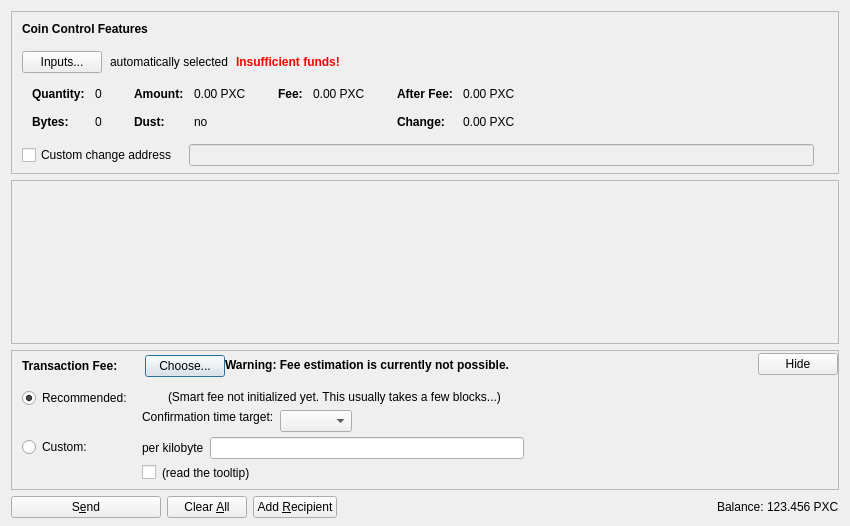
<?xml version="1.0" encoding="UTF-8"?>
<ui version="4.0">
 <class>SendCoinsDialog</class>
 <widget class="QDialog" name="SendCoinsDialog">
  <property name="geometry">
   <rect>
    <x>0</x>
    <y>0</y>
    <width>850</width>
    <height>526</height>
   </rect>
  </property>
  <property name="windowTitle">
   <string>Send Coins</string>
  </property>
  <layout class="QVBoxLayout" name="verticalLayout" stretch="0,1,0,0">
   <property name="bottomMargin">
    <number>8</number>
   </property>
   <item>
    <widget class="QFrame" name="frameCoinControl">
     <property name="sizePolicy">
      <sizepolicy hsizetype="Expanding" vsizetype="Expanding">
       <horstretch>0</horstretch>
       <verstretch>0</verstretch>
      </sizepolicy>
     </property>
     <property name="maximumSize">
      <size>
       <width>16777215</width>
       <height>16777215</height>
      </size>
     </property>
     <property name="frameShape">
      <enum>QFrame::StyledPanel</enum>
     </property>
     <property name="frameShadow">
      <enum>QFrame::Sunken</enum>
     </property>
     <layout class="QVBoxLayout" name="verticalLayoutCoinControl2">
      <property name="spacing">
       <number>0</number>
      </property>
      <property name="leftMargin">
       <number>0</number>
      </property>
      <property name="topMargin">
       <number>0</number>
      </property>
      <property name="rightMargin">
       <number>0</number>
      </property>
      <property name="bottomMargin">
       <number>6</number>
      </property>
      <item>
       <layout class="QVBoxLayout" name="verticalLayoutCoinControl" stretch="0,0,0,0,1">
        <property name="spacing">
         <number>0</number>
        </property>
        <property name="leftMargin">
         <number>10</number>
        </property>
        <property name="topMargin">
         <number>10</number>
        </property>
        <item>
         <layout class="QHBoxLayout" name="horizontalLayoutCoinControl1">
          <property name="bottomMargin">
           <number>15</number>
          </property>
          <item>
           <widget class="QLabel" name="labelCoinControlFeatures">
            <property name="sizePolicy">
             <sizepolicy hsizetype="Preferred" vsizetype="Maximum">
              <horstretch>0</horstretch>
              <verstretch>0</verstretch>
             </sizepolicy>
            </property>
            <property name="font">
             <font>
              <weight>75</weight>
              <bold>true</bold>
             </font>
            </property>
            <property name="styleSheet">
             <string notr="true">font-weight:bold;</string>
            </property>
            <property name="text">
             <string>Coin Control Features</string>
            </property>
           </widget>
          </item>
         </layout>
        </item>
        <item>
         <layout class="QHBoxLayout" name="horizontalLayoutCoinControl2" stretch="0,0,0,0">
          <property name="spacing">
           <number>8</number>
          </property>
          <property name="bottomMargin">
           <number>10</number>
          </property>
          <item>
           <widget class="QPushButton" name="pushButtonCoinControl">
            <property name="styleSheet">
             <string notr="true"/>
            </property>
            <property name="text">
             <string>Inputs...</string>
            </property>
            <property name="autoDefault">
             <bool>false</bool>
            </property>
           </widget>
          </item>
          <item>
           <widget class="QLabel" name="labelCoinControlAutomaticallySelected">
            <property name="text">
             <string>automatically selected</string>
            </property>
            <property name="margin">
             <number>5</number>
            </property>
           </widget>
          </item>
          <item>
           <widget class="QLabel" name="labelCoinControlInsuffFunds">
            <property name="font">
             <font>
              <weight>75</weight>
              <bold>true</bold>
             </font>
            </property>
            <property name="styleSheet">
             <string notr="true">color:red;font-weight:bold;</string>
            </property>
            <property name="text">
             <string>Insufficient funds!</string>
            </property>
            <property name="margin">
             <number>5</number>
            </property>
           </widget>
          </item>
          <item>
           <spacer name="horizontalSpacerCoinControl">
            <property name="orientation">
             <enum>Qt::Horizontal</enum>
            </property>
            <property name="sizeHint" stdset="0">
             <size>
              <width>40</width>
              <height>1</height>
             </size>
            </property>
           </spacer>
          </item>
         </layout>
        </item>
        <item>
         <widget class="QWidget" name="widgetCoinControl" native="true">
          <property name="sizePolicy">
           <sizepolicy hsizetype="Preferred" vsizetype="Preferred">
            <horstretch>0</horstretch>
            <verstretch>0</verstretch>
           </sizepolicy>
          </property>
          <property name="minimumSize">
           <size>
            <width>0</width>
            <height>0</height>
           </size>
          </property>
          <property name="styleSheet">
           <string notr="true"/>
          </property>
          <layout class="QHBoxLayout" name="horizontalLayoutCoinControl5">
           <property name="leftMargin">
            <number>0</number>
           </property>
           <property name="topMargin">
            <number>0</number>
           </property>
           <property name="rightMargin">
            <number>0</number>
           </property>
           <property name="bottomMargin">
            <number>0</number>
           </property>
           <item>
            <layout class="QHBoxLayout" name="horizontalLayoutCoinControl3" stretch="0,0,0,1">
             <property name="spacing">
              <number>20</number>
             </property>
             <property name="topMargin">
              <number>0</number>
             </property>
             <property name="bottomMargin">
              <number>10</number>
             </property>
             <item>
              <layout class="QFormLayout" name="formLayoutCoinControl1">
               <property name="horizontalSpacing">
                <number>10</number>
               </property>
               <property name="verticalSpacing">
                <number>14</number>
               </property>
               <property name="leftMargin">
                <number>10</number>
               </property>
               <property name="topMargin">
                <number>4</number>
               </property>
               <property name="rightMargin">
                <number>6</number>
               </property>
               <item row="0" column="0">
                <widget class="QLabel" name="labelCoinControlQuantityText">
                 <property name="font">
                  <font>
                   <weight>75</weight>
                   <bold>true</bold>
                  </font>
                 </property>
                 <property name="text">
                  <string>Quantity:</string>
                 </property>
                 <property name="margin">
                  <number>0</number>
                 </property>
                </widget>
               </item>
               <item row="0" column="1">
                <widget class="QLabel" name="labelCoinControlQuantity">
                 <property name="cursor">
                  <cursorShape>IBeamCursor</cursorShape>
                 </property>
                 <property name="contextMenuPolicy">
                  <enum>Qt::ActionsContextMenu</enum>
                 </property>
                 <property name="text">
                  <string notr="true">0</string>
                 </property>
                 <property name="margin">
                  <number>0</number>
                 </property>
                 <property name="textInteractionFlags">
                  <set>Qt::LinksAccessibleByMouse|Qt::TextSelectableByKeyboard|Qt::TextSelectableByMouse</set>
                 </property>
                </widget>
               </item>
               <item row="1" column="0">
                <widget class="QLabel" name="labelCoinControlBytesText">
                 <property name="font">
                  <font>
                   <weight>75</weight>
                   <bold>true</bold>
                  </font>
                 </property>
                 <property name="text">
                  <string>Bytes:</string>
                 </property>
                </widget>
               </item>
               <item row="1" column="1">
                <widget class="QLabel" name="labelCoinControlBytes">
                 <property name="cursor">
                  <cursorShape>IBeamCursor</cursorShape>
                 </property>
                 <property name="contextMenuPolicy">
                  <enum>Qt::ActionsContextMenu</enum>
                 </property>
                 <property name="text">
                  <string notr="true">0</string>
                 </property>
                 <property name="textInteractionFlags">
                  <set>Qt::LinksAccessibleByMouse|Qt::TextSelectableByKeyboard|Qt::TextSelectableByMouse</set>
                 </property>
                </widget>
               </item>
              </layout>
             </item>
             <item>
              <layout class="QFormLayout" name="formLayoutCoinControl2">
               <property name="horizontalSpacing">
                <number>10</number>
               </property>
               <property name="verticalSpacing">
                <number>14</number>
               </property>
               <property name="leftMargin">
                <number>6</number>
               </property>
               <property name="topMargin">
                <number>4</number>
               </property>
               <property name="rightMargin">
                <number>6</number>
               </property>
               <item row="0" column="0">
                <widget class="QLabel" name="labelCoinControlAmountText">
                 <property name="font">
                  <font>
                   <weight>75</weight>
                   <bold>true</bold>
                  </font>
                 </property>
                 <property name="text">
                  <string>Amount:</string>
                 </property>
                 <property name="margin">
                  <number>0</number>
                 </property>
                </widget>
               </item>
               <item row="0" column="1">
                <widget class="QLabel" name="labelCoinControlAmount">
                 <property name="cursor">
                  <cursorShape>IBeamCursor</cursorShape>
                 </property>
                 <property name="contextMenuPolicy">
                  <enum>Qt::ActionsContextMenu</enum>
                 </property>
                 <property name="text">
                  <string notr="true">0.00 PXC</string>
                 </property>
                 <property name="textInteractionFlags">
                  <set>Qt::LinksAccessibleByMouse|Qt::TextSelectableByKeyboard|Qt::TextSelectableByMouse</set>
                 </property>
                </widget>
               </item>
               <item row="1" column="0">
                <widget class="QLabel" name="labelCoinControlLowOutputText">
                 <property name="font">
                  <font>
                   <weight>75</weight>
                   <bold>true</bold>
                  </font>
                 </property>
                 <property name="text">
                  <string>Dust:</string>
                 </property>
                </widget>
               </item>
               <item row="1" column="1">
                <widget class="QLabel" name="labelCoinControlLowOutput">
                 <property name="cursor">
                  <cursorShape>IBeamCursor</cursorShape>
                 </property>
                 <property name="contextMenuPolicy">
                  <enum>Qt::ActionsContextMenu</enum>
                 </property>
                 <property name="text">
                  <string notr="true">no</string>
                 </property>
                 <property name="textInteractionFlags">
                  <set>Qt::LinksAccessibleByMouse|Qt::TextSelectableByKeyboard|Qt::TextSelectableByMouse</set>
                 </property>
                </widget>
               </item>
              </layout>
             </item>
             <item>
              <layout class="QFormLayout" name="formLayoutCoinControl3">
               <property name="horizontalSpacing">
                <number>10</number>
               </property>
               <property name="verticalSpacing">
                <number>14</number>
               </property>
               <property name="leftMargin">
                <number>6</number>
               </property>
               <property name="topMargin">
                <number>4</number>
               </property>
               <property name="rightMargin">
                <number>6</number>
               </property>
               <item row="0" column="0">
                <widget class="QLabel" name="labelCoinControlFeeText">
                 <property name="font">
                  <font>
                   <weight>75</weight>
                   <bold>true</bold>
                  </font>
                 </property>
                 <property name="text">
                  <string>Fee:</string>
                 </property>
                 <property name="margin">
                  <number>0</number>
                 </property>
                </widget>
               </item>
               <item row="0" column="1">
                <widget class="QLabel" name="labelCoinControlFee">
                 <property name="cursor">
                  <cursorShape>IBeamCursor</cursorShape>
                 </property>
                 <property name="contextMenuPolicy">
                  <enum>Qt::ActionsContextMenu</enum>
                 </property>
                 <property name="text">
                  <string notr="true">0.00 PXC</string>
                 </property>
                 <property name="textInteractionFlags">
                  <set>Qt::LinksAccessibleByMouse|Qt::TextSelectableByKeyboard|Qt::TextSelectableByMouse</set>
                 </property>
                </widget>
               </item>
              </layout>
             </item>
             <item>
              <layout class="QFormLayout" name="formLayoutCoinControl4">
               <property name="horizontalSpacing">
                <number>10</number>
               </property>
               <property name="verticalSpacing">
                <number>14</number>
               </property>
               <property name="leftMargin">
                <number>6</number>
               </property>
               <property name="topMargin">
                <number>4</number>
               </property>
               <property name="rightMargin">
                <number>6</number>
               </property>
               <item row="0" column="0">
                <widget class="QLabel" name="labelCoinControlAfterFeeText">
                 <property name="font">
                  <font>
                   <weight>75</weight>
                   <bold>true</bold>
                  </font>
                 </property>
                 <property name="text">
                  <string>After Fee:</string>
                 </property>
                 <property name="margin">
                  <number>0</number>
                 </property>
                </widget>
               </item>
               <item row="0" column="1">
                <widget class="QLabel" name="labelCoinControlAfterFee">
                 <property name="cursor">
                  <cursorShape>IBeamCursor</cursorShape>
                 </property>
                 <property name="contextMenuPolicy">
                  <enum>Qt::ActionsContextMenu</enum>
                 </property>
                 <property name="text">
                  <string notr="true">0.00 PXC</string>
                 </property>
                 <property name="textInteractionFlags">
                  <set>Qt::LinksAccessibleByMouse|Qt::TextSelectableByKeyboard|Qt::TextSelectableByMouse</set>
                 </property>
                </widget>
               </item>
               <item row="1" column="0">
                <widget class="QLabel" name="labelCoinControlChangeText">
                 <property name="font">
                  <font>
                   <weight>75</weight>
                   <bold>true</bold>
                  </font>
                 </property>
                 <property name="text">
                  <string>Change:</string>
                 </property>
                </widget>
               </item>
               <item row="1" column="1">
                <widget class="QLabel" name="labelCoinControlChange">
                 <property name="cursor">
                  <cursorShape>IBeamCursor</cursorShape>
                 </property>
                 <property name="contextMenuPolicy">
                  <enum>Qt::ActionsContextMenu</enum>
                 </property>
                 <property name="text">
                  <string notr="true">0.00 PXC</string>
                 </property>
                 <property name="textInteractionFlags">
                  <set>Qt::LinksAccessibleByMouse|Qt::TextSelectableByKeyboard|Qt::TextSelectableByMouse</set>
                 </property>
                </widget>
               </item>
              </layout>
             </item>
            </layout>
           </item>
          </layout>
         </widget>
        </item>
        <item>
         <layout class="QHBoxLayout" name="horizontalLayoutCoinControl4" stretch="0,0,0">
          <property name="spacing">
           <number>12</number>
          </property>
          <property name="sizeConstraint">
           <enum>QLayout::SetDefaultConstraint</enum>
          </property>
          <property name="topMargin">
           <number>5</number>
          </property>
          <property name="rightMargin">
           <number>5</number>
          </property>
          <item>
           <widget class="QCheckBox" name="checkBoxCoinControlChange">
            <property name="toolTip">
             <string>If this is activated, but the change address is empty or invalid, change will be sent to a newly generated address.</string>
            </property>
            <property name="text">
             <string>Custom change address</string>
            </property>
           </widget>
          </item>
          <item>
           <widget class="QValidatedLineEdit" name="lineEditCoinControlChange">
            <property name="enabled">
             <bool>false</bool>
            </property>
            <property name="sizePolicy">
             <sizepolicy hsizetype="Expanding" vsizetype="Fixed">
              <horstretch>0</horstretch>
              <verstretch>0</verstretch>
             </sizepolicy>
            </property>
           </widget>
          </item>
          <item>
           <widget class="QLabel" name="labelCoinControlChangeLabel">
            <property name="sizePolicy">
             <sizepolicy hsizetype="Preferred" vsizetype="Expanding">
              <horstretch>0</horstretch>
              <verstretch>0</verstretch>
             </sizepolicy>
            </property>
            <property name="minimumSize">
             <size>
              <width>0</width>
              <height>0</height>
             </size>
            </property>
            <property name="text">
             <string/>
            </property>
            <property name="margin">
             <number>3</number>
            </property>
           </widget>
          </item>
         </layout>
        </item>
        <item>
         <spacer name="verticalSpacerCoinControl">
          <property name="orientation">
           <enum>Qt::Vertical</enum>
          </property>
          <property name="sizeHint" stdset="0">
           <size>
            <width>800</width>
            <height>1</height>
           </size>
          </property>
         </spacer>
        </item>
       </layout>
      </item>
     </layout>
    </widget>
   </item>
   <item>
    <widget class="QScrollArea" name="scrollArea">
     <property name="widgetResizable">
      <bool>true</bool>
     </property>
     <widget class="QWidget" name="scrollAreaWidgetContents">
      <property name="geometry">
       <rect>
        <x>0</x>
        <y>0</y>
        <width>830</width>
        <height>104</height>
       </rect>
      </property>
      <layout class="QVBoxLayout" name="verticalLayout_2" stretch="0,1">
       <property name="leftMargin">
        <number>0</number>
       </property>
       <property name="topMargin">
        <number>0</number>
       </property>
       <property name="rightMargin">
        <number>0</number>
       </property>
       <property name="bottomMargin">
        <number>0</number>
       </property>
       <item>
        <layout class="QVBoxLayout" name="entries">
         <property name="spacing">
          <number>6</number>
         </property>
        </layout>
       </item>
       <item>
        <spacer name="verticalSpacer">
         <property name="orientation">
          <enum>Qt::Vertical</enum>
         </property>
         <property name="sizeHint" stdset="0">
          <size>
           <width>20</width>
           <height>40</height>
          </size>
         </property>
        </spacer>
       </item>
      </layout>
     </widget>
    </widget>
   </item>
   <item>
    <widget class="QFrame" name="frameFee">
     <property name="sizePolicy">
      <sizepolicy hsizetype="Expanding" vsizetype="Expanding">
       <horstretch>0</horstretch>
       <verstretch>0</verstretch>
      </sizepolicy>
     </property>
     <property name="maximumSize">
      <size>
       <width>16777215</width>
       <height>16777215</height>
      </size>
     </property>
     <property name="frameShape">
      <enum>QFrame::StyledPanel</enum>
     </property>
     <property name="frameShadow">
      <enum>QFrame::Sunken</enum>
     </property>
     <layout class="QVBoxLayout" name="verticalLayoutFee1">
      <property name="spacing">
       <number>0</number>
      </property>
      <property name="leftMargin">
       <number>0</number>
      </property>
      <property name="topMargin">
       <number>0</number>
      </property>
      <property name="rightMargin">
       <number>0</number>
      </property>
      <property name="bottomMargin">
       <number>0</number>
      </property>
      <item>
       <layout class="QVBoxLayout" name="verticalLayoutFee2" stretch="0,0,0">
        <property name="spacing">
         <number>0</number>
        </property>
        <property name="leftMargin">
         <number>10</number>
        </property>
        <property name="topMargin">
         <number>0</number>
        </property>
        <item>
         <layout class="QHBoxLayout" name="horizontalLayoutFee1">
          <property name="bottomMargin">
           <number>0</number>
          </property>
          <item>
           <layout class="QVBoxLayout" name="verticalLayoutFee7">
            <property name="spacing">
             <number>0</number>
            </property>
            <item>
             <spacer name="verticalSpacerSmartFee">
              <property name="orientation">
               <enum>Qt::Vertical</enum>
              </property>
              <property name="sizeType">
               <enum>QSizePolicy::Fixed</enum>
              </property>
              <property name="sizeHint" stdset="0">
               <size>
                <width>1</width>
                <height>4</height>
               </size>
              </property>
             </spacer>
            </item>
            <item>
             <layout class="QHBoxLayout" name="horizontalLayoutSmartFee">
              <property name="spacing">
               <number>10</number>
              </property>
              <item>
               <widget class="QLabel" name="labelFeeHeadline">
                <property name="sizePolicy">
                 <sizepolicy hsizetype="Preferred" vsizetype="Maximum">
                  <horstretch>0</horstretch>
                  <verstretch>0</verstretch>
                 </sizepolicy>
                </property>
                <property name="font">
                 <font>
                  <weight>75</weight>
                  <bold>true</bold>
                 </font>
                </property>
                <property name="styleSheet">
                 <string notr="true">font-weight:bold;</string>
                </property>
                <property name="text">
                 <string>Transaction Fee:</string>
                </property>
               </widget>
              </item>
              <item>
               <widget class="QLabel" name="labelFeeMinimized">
                <property name="text">
                 <string/>
                </property>
               </widget>
              </item>
              <item>
               <widget class="QPushButton" name="buttonChooseFee">
                <property name="text">
                 <string>Choose...</string>
                </property>
               </widget>
              </item>
             </layout>
            </item>
            <item>
             <spacer name="verticalSpacer_5">
              <property name="orientation">
               <enum>Qt::Vertical</enum>
              </property>
              <property name="sizeHint" stdset="0">
               <size>
                <width>1</width>
                <height>1</height>
               </size>
              </property>
             </spacer>
            </item>
           </layout>
          </item>
          <item>
           <widget class="QLabel" name="fallbackFeeWarningLabel">
            <property name="toolTip">
             <string>Using the fallbackfee can result in sending a transaction that will take several hours or days (or never) to confirm. Consider choosing your fee manually or wait until you have validated the complete chain.</string>
            </property>
            <property name="font">
            <font>
                <weight>75</weight>
                <bold>true</bold>
            </font>
            </property>
            <property name="text">
             <string>Warning: Fee estimation is currently not possible.</string>
            </property>
            <property name="wordWrap">
             <bool>false</bool>
            </property>
           </widget>
          </item>
          <item>
           <spacer name="horizontalSpacer_4">
            <property name="orientation">
             <enum>Qt::Horizontal</enum>
            </property>
            <property name="sizeType">
             <enum>QSizePolicy::MinimumExpanding</enum>
            </property>
            <property name="sizeHint" stdset="0">
             <size>
              <width>40</width>
              <height>20</height>
             </size>
            </property>
           </spacer>
          </item>
          <item>
           <widget class="QPushButton" name="buttonMinimizeFee">
            <property name="toolTip">
             <string>collapse fee-settings</string>
            </property>
            <property name="text">
             <string>Hide</string>
            </property>
           </widget>
          </item>
         </layout>
        </item>
        <item>
         <widget class="QFrame" name="frameFeeSelection">
          <layout class="QVBoxLayout" name="verticalLayoutFee12">
           <property name="spacing">
            <number>0</number>
           </property>
           <property name="leftMargin">
            <number>0</number>
           </property>
           <property name="topMargin">
            <number>0</number>
           </property>
           <property name="rightMargin">
            <number>0</number>
           </property>
           <property name="bottomMargin">
            <number>0</number>
           </property>
           <item>
            <layout class="QGridLayout" name="gridLayoutFee">
             <property name="topMargin">
              <number>10</number>
             </property>
             <property name="bottomMargin">
              <number>4</number>
             </property>
             <property name="horizontalSpacing">
              <number>10</number>
             </property>
             <property name="verticalSpacing">
              <number>4</number>
             </property>
             <item row="1" column="1">
              <layout class="QVBoxLayout" name="verticalLayoutFee8">
               <property name="spacing">
                <number>6</number>
               </property>
               <item>
                <layout class="QHBoxLayout" name="horizontalLayoutFee13">
                 <item>
                  <widget class="QLabel" name="labelCustomPerKilobyte">
                   <property name="toolTip">
                    <string>If the custom fee is set to 1000 satoshis and the transaction is only 250 bytes, then &quot;per kilobyte&quot; only pays 250 satoshis in fee, while &quot;total at least&quot; pays 1000 satoshis. For transactions bigger than a kilobyte both pay by kilobyte.</string>
                   </property>
                   <property name="text">
                    <string>per kilobyte</string>
                   </property>
                  </widget>
                 </item>
                 <item>
                  <widget class="BitcoinAmountField" name="customFee"/>
                 </item>
                 <item>
                  <spacer name="horizontalSpacer_6">
                   <property name="orientation">
                    <enum>Qt::Horizontal</enum>
                   </property>
                   <property name="sizeHint" stdset="0">
                    <size>
                     <width>1</width>
                     <height>1</height>
                    </size>
                   </property>
                  </spacer>
                 </item>
                </layout>
               </item>
               <item>
                <layout class="QHBoxLayout" name="horizontalLayoutFee8">
                 <item>
                  <widget class="QCheckBox" name="checkBoxMinimumFee">
                   <property name="toolTip">
                    <string>Paying only the minimum fee is just fine as long as there is less transaction volume than space in the blocks. But be aware that this can end up in a never confirming transaction once there is more demand for pixelcoin transactions than the network can process.</string>
                   </property>
                   <property name="text">
                    <string/>
                   </property>
                  </widget>
                 </item>
                 <item>
                  <widget class="QLabel" name="labelMinFeeWarning">
                   <property name="enabled">
                    <bool>true</bool>
                   </property>
                   <property name="toolTip">
                    <string>Paying only the minimum fee is just fine as long as there is less transaction volume than space in the blocks. But be aware that this can end up in a never confirming transaction once there is more demand for pixelcoin transactions than the network can process.</string>
                   </property>
                   <property name="text">
                    <string>(read the tooltip)</string>
                   </property>
                   <property name="margin">
                    <number>5</number>
                   </property>
                  </widget>
                 </item>
                 <item>
                  <spacer name="horizontalSpacer_2">
                   <property name="orientation">
                    <enum>Qt::Horizontal</enum>
                   </property>
                   <property name="sizeHint" stdset="0">
                    <size>
                     <width>1</width>
                     <height>1</height>
                    </size>
                   </property>
                  </spacer>
                 </item>
                </layout>
               </item>
              </layout>
             </item>
             <item row="0" column="0">
              <layout class="QVBoxLayout" name="verticalLayoutFee4" stretch="0,1">
               <item>
                <widget class="QRadioButton" name="radioSmartFee">
                 <property name="text">
                  <string>Recommended:</string>
                 </property>
                 <property name="checked">
                  <bool>true</bool>
                 </property>
                 <attribute name="buttonGroup">
                  <string notr="true">groupFee</string>
                 </attribute>
                </widget>
               </item>
               <item>
                <spacer name="verticalSpacer_2">
                 <property name="orientation">
                  <enum>Qt::Vertical</enum>
                 </property>
                 <property name="sizeHint" stdset="0">
                  <size>
                   <width>1</width>
                   <height>1</height>
                  </size>
                 </property>
                </spacer>
               </item>
              </layout>
             </item>
             <item row="1" column="0">
              <layout class="QVBoxLayout" name="verticalLayoutFee9" stretch="0,1">
               <item>
                <widget class="QRadioButton" name="radioCustomFee">
                 <property name="text">
                  <string>Custom:</string>
                 </property>
                 <attribute name="buttonGroup">
                  <string notr="true">groupFee</string>
                 </attribute>
                </widget>
               </item>
               <item>
                <spacer name="verticalSpacer_6">
                 <property name="orientation">
                  <enum>Qt::Vertical</enum>
                 </property>
                 <property name="sizeHint" stdset="0">
                  <size>
                   <width>1</width>
                   <height>1</height>
                  </size>
                 </property>
                </spacer>
               </item>
              </layout>
             </item>
             <item row="0" column="1">
              <layout class="QVBoxLayout" name="verticalLayoutFee3" stretch="0,0,1">
               <property name="spacing">
                <number>6</number>
               </property>
               <property name="topMargin">
                <number>2</number>
               </property>
               <item>
                <layout class="QHBoxLayout" name="horizontalLayoutFee12">
                 <item>
                  <widget class="QLabel" name="labelSmartFee">
                   <property name="text">
                    <string/>
                   </property>
                   <property name="margin">
                    <number>2</number>
                   </property>
                  </widget>
                 </item>
                 <item>
                  <widget class="QLabel" name="labelFeeEstimation">
                   <property name="text">
                    <string/>
                   </property>
                  </widget>
                 </item>
                 <item>
                  <widget class="QLabel" name="labelSmartFee2">
                   <property name="text">
                    <string>(Smart fee not initialized yet. This usually takes a few blocks...)</string>
                   </property>
                   <property name="margin">
                    <number>2</number>
                   </property>
                  </widget>
                 </item>
                 <item>
                  <spacer name="horizontalSpacer_5">
                   <property name="orientation">
                    <enum>Qt::Horizontal</enum>
                   </property>
                   <property name="sizeHint" stdset="0">
                    <size>
                     <width>1</width>
                     <height>1</height>
                    </size>
                   </property>
                  </spacer>
                 </item>
                </layout>
               </item>
               <item>
                <layout class="QHBoxLayout" name="horizontalLayoutFee9">
                 <item>
                  <layout class="QVBoxLayout" name="verticalLayoutFee6">
                   <item>
                    <widget class="QLabel" name="labelSmartFee3">
                     <property name="text">
                      <string>Confirmation time target:</string>
                     </property>
                     <property name="margin">
                      <number>2</number>
                     </property>
                    </widget>
                   </item>
                   <item>
                    <spacer name="verticalSpacer_3">
                     <property name="orientation">
                      <enum>Qt::Vertical</enum>
                     </property>
                     <property name="sizeHint" stdset="0">
                      <size>
                       <width>1</width>
                       <height>1</height>
                      </size>
                     </property>
                    </spacer>
                   </item>
                  </layout>
                 </item>
                 <item>
                  <layout class="QVBoxLayout" name="verticalLayoutFee5">
                   <property name="rightMargin">
                    <number>30</number>
                   </property>
                   <item>
                    <layout class="QHBoxLayout" name="horizontalLayoutConfTarget">
                     <property name="bottomMargin">
                      <number>0</number>
                     </property>
                     <item>
                      <widget class="QComboBox" name="confTargetSelector"/>
                     </item>
                     <item>
                      <spacer name="horizontalSpacerConfTarget">
                       <property name="orientation">
                        <enum>Qt::Horizontal</enum>
                       </property>
                       <property name="sizeHint" stdset="0">
                        <size>
                         <width>40</width>
                         <height>20</height>
                        </size>
                       </property>
                      </spacer>
                     </item>
                    </layout>
                   </item>
                  </layout>
                 </item>
                </layout>
               </item>
               <item>
                <spacer name="verticalSpacer_4">
                 <property name="orientation">
                  <enum>Qt::Vertical</enum>
                 </property>
                 <property name="sizeHint" stdset="0">
                  <size>
                   <width>1</width>
                   <height>1</height>
                  </size>
                 </property>
                </spacer>
               </item>
              </layout>
             </item>
            </layout>
           </item>
          </layout>
         </widget>
        </item>
        <item>
         <spacer name="verticalSpacerFee">
          <property name="orientation">
           <enum>Qt::Vertical</enum>
          </property>
          <property name="sizeHint" stdset="0">
           <size>
            <width>40</width>
            <height>5</height>
           </size>
          </property>
         </spacer>
        </item>
       </layout>
      </item>
     </layout>
    </widget>
   </item>
   <item>
    <layout class="QHBoxLayout" name="horizontalLayout">
     <item>
      <widget class="QPushButton" name="sendButton">
       <property name="minimumSize">
        <size>
         <width>150</width>
         <height>0</height>
        </size>
       </property>
       <property name="toolTip">
        <string>Confirm the send action</string>
       </property>
       <property name="text">
        <string>S&amp;end</string>
       </property>
       <property name="icon">
        <iconset resource="../bitcoin.qrc">
         <normaloff>:/icons/send</normaloff>:/icons/send</iconset>
       </property>
       <property name="autoDefault">
        <bool>false</bool>
       </property>
       <property name="default">
        <bool>false</bool>
       </property>
      </widget>
     </item>
     <item>
      <widget class="QPushButton" name="clearButton">
       <property name="sizePolicy">
        <sizepolicy hsizetype="Minimum" vsizetype="Fixed">
         <horstretch>0</horstretch>
         <verstretch>0</verstretch>
        </sizepolicy>
       </property>
       <property name="toolTip">
        <string>Clear all fields of the form.</string>
       </property>
       <property name="text">
        <string>Clear &amp;All</string>
       </property>
       <property name="icon">
        <iconset resource="../bitcoin.qrc">
         <normaloff>:/icons/remove</normaloff>:/icons/remove</iconset>
       </property>
       <property name="autoDefault">
        <bool>false</bool>
       </property>
      </widget>
     </item>
     <item>
      <widget class="QPushButton" name="addButton">
       <property name="toolTip">
        <string>Send to multiple recipients at once</string>
       </property>
       <property name="text">
        <string>Add &amp;Recipient</string>
       </property>
       <property name="icon">
        <iconset resource="../bitcoin.qrc">
         <normaloff>:/icons/add</normaloff>:/icons/add</iconset>
       </property>
       <property name="autoDefault">
        <bool>false</bool>
       </property>
      </widget>
     </item>
     <item>
      <spacer name="horizontalSpacer">
       <property name="orientation">
        <enum>Qt::Horizontal</enum>
       </property>
       <property name="sizeHint" stdset="0">
        <size>
         <width>40</width>
         <height>20</height>
        </size>
       </property>
      </spacer>
     </item>
     <item>
      <layout class="QHBoxLayout" name="horizontalLayout_2">
       <property name="spacing">
        <number>3</number>
       </property>
       <item>
        <widget class="QLabel" name="label">
         <property name="sizePolicy">
          <sizepolicy hsizetype="Preferred" vsizetype="Fixed">
           <horstretch>0</horstretch>
           <verstretch>0</verstretch>
          </sizepolicy>
         </property>
         <property name="text">
          <string>Balance:</string>
         </property>
        </widget>
       </item>
       <item>
        <widget class="QLabel" name="labelBalance">
         <property name="sizePolicy">
          <sizepolicy hsizetype="Preferred" vsizetype="Fixed">
           <horstretch>0</horstretch>
           <verstretch>0</verstretch>
          </sizepolicy>
         </property>
         <property name="cursor">
          <cursorShape>IBeamCursor</cursorShape>
         </property>
         <property name="text">
          <string notr="true">123.456 PXC</string>
         </property>
         <property name="textInteractionFlags">
          <set>Qt::LinksAccessibleByMouse|Qt::TextSelectableByKeyboard|Qt::TextSelectableByMouse</set>
         </property>
        </widget>
       </item>
      </layout>
     </item>
    </layout>
   </item>
  </layout>
 </widget>
 <customwidgets>
  <customwidget>
   <class>QValidatedLineEdit</class>
   <extends>QLineEdit</extends>
   <header>qvalidatedlineedit.h</header>
  </customwidget>
  <customwidget>
   <class>BitcoinAmountField</class>
   <extends>QLineEdit</extends>
   <header>bitcoinamountfield.h</header>
   <container>1</container>
  </customwidget>
 </customwidgets>
 <resources>
  <include location="../bitcoin.qrc"/>
 </resources>
 <connections/>
 <buttongroups>
  <buttongroup name="groupFee"/>
 </buttongroups>
</ui>
